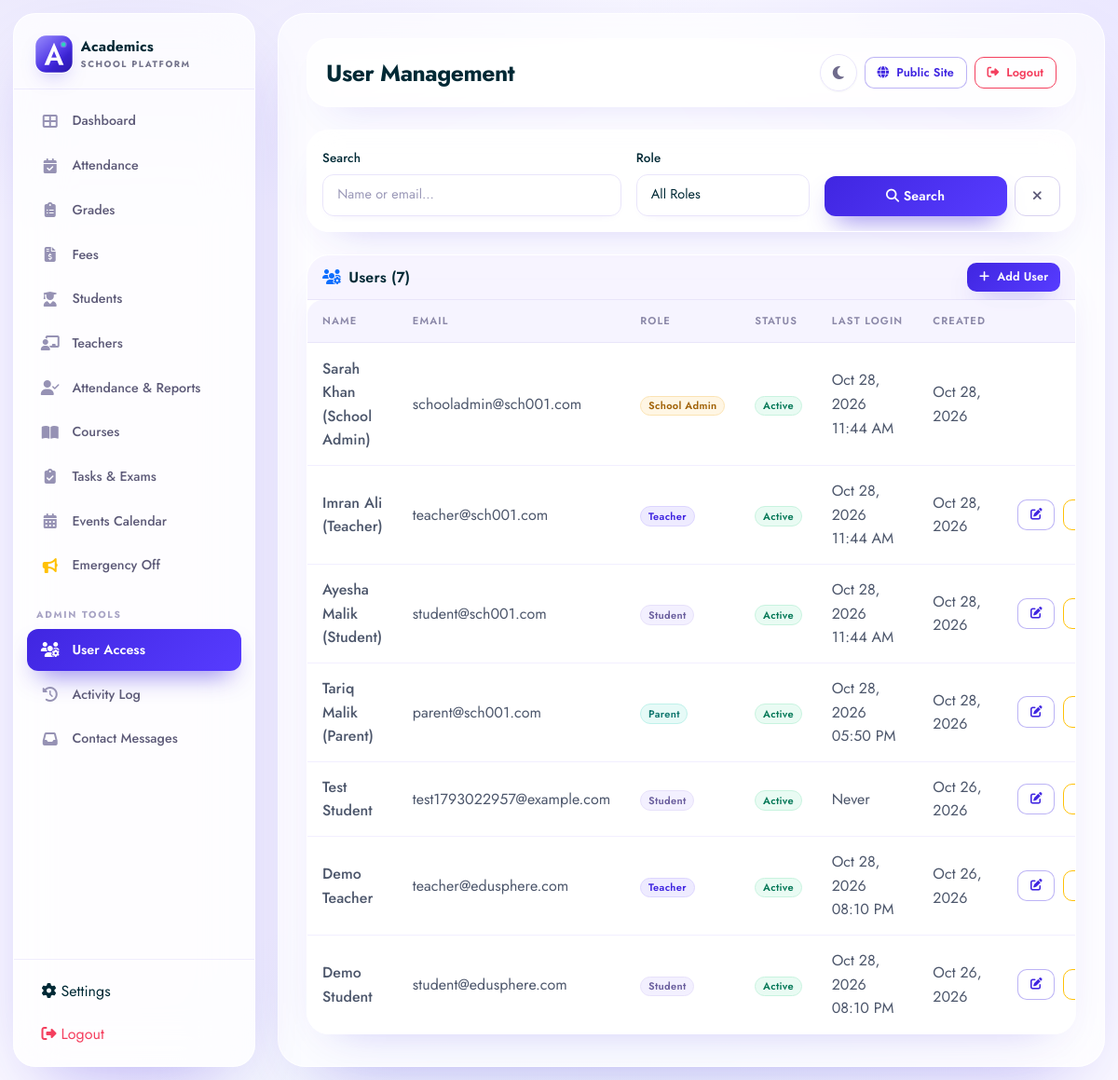
/admin/users.php (signed in), run on the app's committed database.
### tables this page shows
CREATE TABLE `users` (
  `id` int(11) NOT NULL AUTO_INCREMENT,
  `school_id` int(11) DEFAULT NULL,
  `full_name` varchar(100) NOT NULL,
  `email` varchar(150) NOT NULL,
  `password` varchar(255) NOT NULL,
  `role` enum('admin','super_admin','school_admin','teacher','student','parent') NOT NULL DEFAULT 'student',
  `is_active` tinyint(1) DEFAULT 1,
  `last_login` timestamp NULL DEFAULT NULL,
  `created_at` timestamp NOT NULL DEFAULT current_timestamp(),
  `updated_at` timestamp NOT NULL DEFAULT current_timestamp() ON UPDATE current_timestamp(),
  PRIMARY KEY (`id`),
  UNIQUE KEY `email` (`email`),
  KEY `idx_email` (`email`),
  KEY `idx_role` (`role`),
  KEY `idx_is_active` (`is_active`),
  KEY `idx_users_school` (`school_id`)
);

### includes/functions.php (called while the page is built, shortened)
<?php
function generateCsrfToken() {
    return $_SESSION['csrf_token'];
}
function e($string) {
    return htmlspecialchars($string ?? '', ENT_QUOTES, 'UTF-8');
}
function formatDate($date, $format = 'M d, Y') {
    return date($format, strtotime($date));
}
function formatDateTime($date, $format = 'M d, Y h:i A') {
    return date($format, strtotime($date));
}

### admin/users.php (the view, shortened to what this page needs)
<?php
require_once '../includes/header.php';
$page = isset($_GET['page']) ? max(1, (int)$_GET['page']) : 1;
$perPage = 10;
$offset = ($page - 1) * $perPage;
$search = trim($_GET['search'] ?? '');
$where = ['1=1'];
$params = [];
if (!isSuperAdmin()) {
    $where[] = 'school_id = ?';
    $params[] = currentSchoolId();
}
$whereClause = implode(' AND ', $where);
$stmt = $pdo->prepare("SELECT COUNT(*) as total FROM users WHERE $whereClause");
$stmt->execute($params);
$total = $stmt->fetch()['total'];
$stmt = $pdo->prepare("SELECT * FROM users WHERE $whereClause ORDER BY created_at DESC LIMIT ? OFFSET ?");
$params[] = $perPage;
$params[] = $offset;
$stmt->execute($params);
$users = $stmt->fetchAll();
?>
<div class="card mb-4">
    <div class="card-body">
        <form method="GET" class="row g-3 align-items-end">
            <div class="col-md-5">
                <label class="form-label">Search</label>
                <input type="text" name="search" class="form-control" placeholder="Name or email..." value="<?php echo e($search); ?>">
            </div>
            <div class="col-md-3">
                <label class="form-label">Role</label>
                <select name="role" class="form-select">
                    <option value="">All Roles</option>
                </select>
            </div>
            <div class="col-md-4 d-flex gap-2">
                <button type="submit" class="btn btn-primary flex-fill"><i class="fas fa-search"></i> Search</button>
                <a href="users.php" class="btn btn-outline-secondary"><i class="fas fa-times"></i></a>
            </div>
        </form>
    </div>
</div>
<div class="card">
    <div class="card-header d-flex justify-content-between align-items-center">
        <span><i class="fas fa-users-cog me-2 text-primary"></i>Users (<?php echo $total; ?>)</span>
        <a href="create_user.php" class="btn btn-primary btn-sm"><i class="fas fa-plus me-1"></i> Add User</a>
    </div>
    <div class="card-body p-0">
        <div class="table-responsive">
            <table class="table table-hover mb-0">
                <thead><tr><th>Name</th><th>Email</th><th>Role</th><th>Status</th><th>Last Login</th><th>Created</th><th class="text-end">Actions</th></tr></thead>
                <tbody>
                    <?php foreach ($users as $u): ?>
                    <tr>
                        <td class="fw-medium"><?php echo e($u['full_name']); ?></td>
                        <td><?php echo e($u['email']); ?></td>
                        <?php
                        $roleColors = ['admin' => 'danger', 'super_admin' => 'danger', 'school_admin' => 'warning', 'teacher' => 'primary', 'parent' => 'info', 'student' => 'secondary'];
                        $roleColor = $roleColors[$u['role']] ?? 'secondary';
                        ?>
                        <td><span class="badge bg-<?php echo $roleColor; ?>"><?php echo e(ucwords(str_replace('_', ' ', $u['role']))); ?></span></td>
                        <td><span class="badge bg-<?php echo $u['is_active'] ? 'success' : 'secondary'; ?>"><?php echo $u['is_active'] ? 'Active' : 'Inactive'; ?></span></td>
                        <td><?php echo $u['last_login'] ? formatDateTime($u['last_login']) : 'Never'; ?></td>
                        <td><?php echo formatDate($u['created_at']); ?></td>
                        <td class="text-end">
                            <a href="edit_user.php?id=<?php echo $u['id']; ?>" class="btn btn-sm btn-outline-primary"><i class="fas fa-edit"></i></a>
                            <?php if ($u['id'] != $_SESSION['user_id']): ?>
                            <a href="toggle_user.php?id=<?php echo $u['id']; ?>&csrf_token=<?php echo generateCsrfToken(); ?>" class="btn btn-sm btn-outline-warning" title="Toggle Status"><i class="fas fa-power-off"></i></a>
                            <?php endif; ?>
                        </td>
                    </tr>
                    <?php endforeach; ?>
                </tbody>
            </table>
        </div>
    </div>
</div>
<?php require_once '../includes/footer.php'; ?>

### data on the page
users: full_name "Sarah Khan (School Admin)", email "schooladmin@sch001.com", role "School Admin", is_active "Active", last_login "Oct 28, 2026 11:44 AM", created_at "Oct 28, 2026"
users: full_name "Imran Ali (Teacher)", email "teacher@sch001.com", role "Teacher", is_active "Active", last_login "Oct 28, 2026 11:44 AM", created_at "Oct 28, 2026"
users: full_name "Ayesha Malik (Student)", email "student@sch001.com", role "Student", is_active "Active", last_login "Oct 28, 2026 11:44 AM", created_at "Oct 28, 2026"
users: full_name "Tariq Malik (Parent)", email "parent@sch001.com", role "Parent", is_active "Active", last_login "Oct 28, 2026 05:50 PM", created_at "Oct 28, 2026"
users: full_name "Test Student", email "test1793022957@example.com", role "Student", is_active "Active", shows "Never", created_at "Oct 26, 2026"
users: full_name "Demo Teacher", email "teacher@edusphere.com", role "Teacher", is_active "Active", last_login "Oct 28, 2026 08:10 PM", created_at "Oct 26, 2026"
users: full_name "Demo Student", email "student@edusphere.com", role "Student", is_active "Active", last_login "Oct 28, 2026 08:10 PM", created_at "Oct 26, 2026"

### other printed values
$page_title "User Management"
$total "7"
